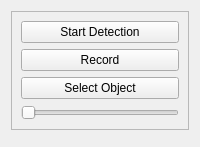
                         <widget class="QWidget" name="rightMenuPagesPage2" native="true">
                          <layout class="QVBoxLayout" name="verticalLayout_13">
                           <item>
                            <widget class="QFrame" name="frame_10">
                             <property name="frameShape">
                              <enum>QFrame::StyledPanel</enum>
                             </property>
                             <property name="frameShadow">
                              <enum>QFrame::Raised</enum>
                             </property>
                             <layout class="QVBoxLayout" name="verticalLayout_14">
                              <item>
                               <widget class="QPushButton" name="pushButton_2">
                                <property name="text">
                                 <string>Start Detection</string>
                                </property>
                                <property name="icon">
                                 <iconset resource="resources.qrc">
                                  <normaloff>:/icons/Icons/eye.svg</normaloff>:/icons/Icons/eye.svg</iconset>
                                </property>
                                <property name="iconSize">
                                 <size>
                                  <width>24</width>
                                  <height>24</height>
                                 </size>
                                </property>
                               </widget>
                              </item>
                              <item>
                               <widget class="QPushButton" name="pushButton">
                                <property name="text">
                                 <string>Record</string>
                                </property>
                                <property name="icon">
                                 <iconset resource="resources.qrc">
                                  <normaloff>:/icons/Icons/record.svg</normaloff>:/icons/Icons/record.svg</iconset>
                                </property>
                                <property name="iconSize">
                                 <size>
                                  <width>24</width>
                                  <height>24</height>
                                 </size>
                                </property>
                               </widget>
                              </item>
                              <item>
                               <widget class="QPushButton" name="pushButton_3">
                                <property name="text">
                                 <string>Select Object</string>
                                </property>
                                <property name="icon">
                                 <iconset resource="resources.qrc">
                                  <normaloff>:/icons/Icons/category.svg</normaloff>:/icons/Icons/category.svg</iconset>
                                </property>
                                <property name="iconSize">
                                 <size>
                                  <width>24</width>
                                  <height>24</height>
                                 </size>
                                </property>
                               </widget>
                              </item>
                              <item>
                               <widget class="QSlider" name="horizontalSlider">
                                <property name="orientation">
                                 <enum>Qt::Horizontal</enum>
                                </property>
                               </widget>
                              </item>
                             </layout>
                            </widget>
                           </item>
                           <item>
                            <widget class="QFrame" name="frame_11">
                             <property name="frameShape">
                              <enum>QFrame::StyledPanel</enum>
                             </property>
                             <property name="frameShadow">
                              <enum>QFrame::Raised</enum>
                             </property>
                            </widget>
                           </item>
                          </layout>
                         </widget>
